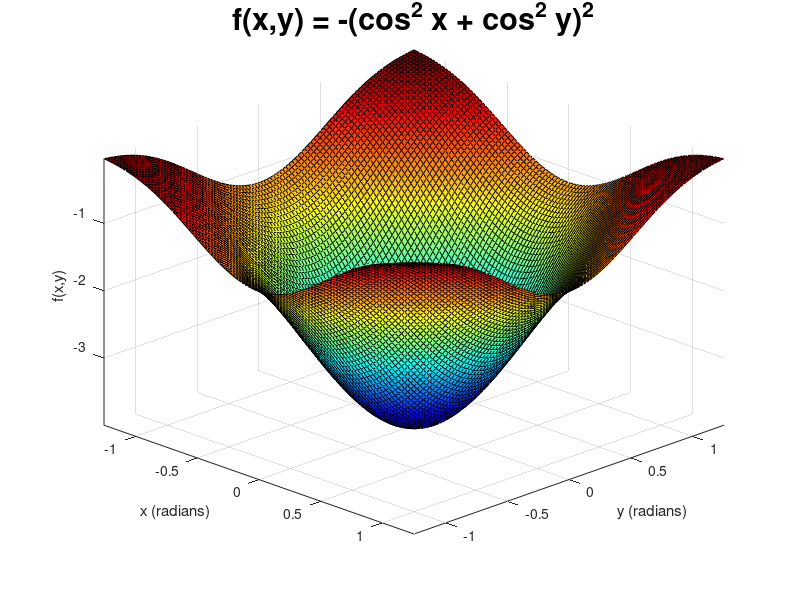
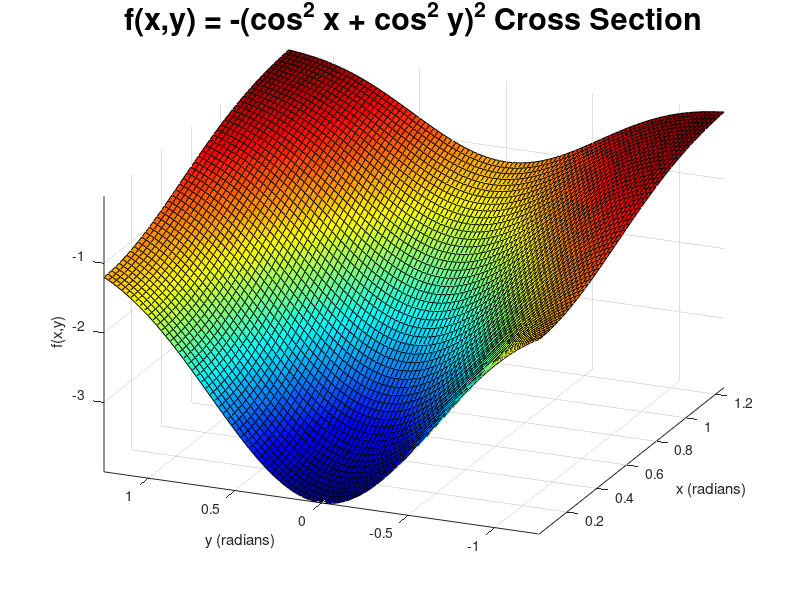

Source code (MATLAB) for these figures, in order:
% Define a grid with x and y in radians (zoomed in)
[x, y] = meshgrid(linspace(-0.4*pi, 0.4*pi, 100));
f = -(cos(x).^2 + cos(y).^2).^2;

% Plot the full surface with gridlines on the surface
figure;
surf(x, y, f, 'EdgeColor', [0.3 0.3 0.3]);  % gray gridlines
colormap jet;
shading faceted;  % keep mesh visible

% Labels and view
xlabel('x (radians)');
ylabel('y (radians)');
zlabel('f(x,y)');
title('f(x,y) = -(cos^2 x + cos^2 y)^2', 'FontSize', 22);
view(45, 30);
axis tight;
grid on;

% Pause for 5 seconds
pause(10);

% Rotate once around z-axis in 5 seconds
frames = 100;
for k = 1:frames
    view(45 + 360 * k / frames, 30);
    drawnow;
    pause(5 / frames);
end

% Plot only the part where x > 0
figure;

% Create mask for x > 0
mask = x > 0;
x_pos = x;
y_pos = y;
f_pos = f;

% Set values outside x > 0 to NaN
x_pos(~mask) = NaN;
y_pos(~mask) = NaN;
f_pos(~mask) = NaN;

% Plot the masked surface with visible gridlines
surf(x_pos, y_pos, f_pos, 'EdgeColor', [0.3 0.3 0.3]);
colormap jet;
shading faceted;

% Labels and view
xlabel('x (radians)');
ylabel('y (radians)');
zlabel('f(x,y)');
title('f(x,y) = -(cos^2 x + cos^2 y)^2 Cross Section', 'FontSize', 22);
view(-67, 30);
axis tight;
grid on;
